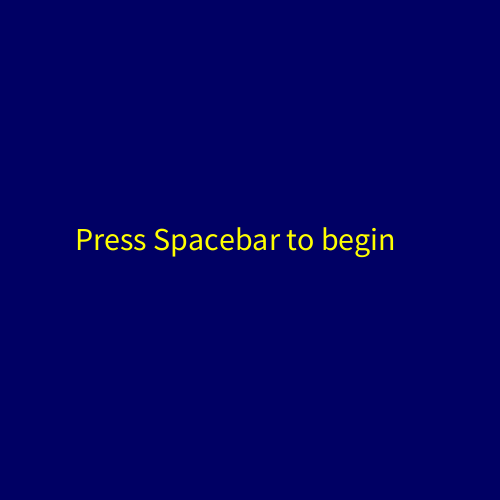
Frame 1 (no input)
Frame 60 (the mouse pressed at the canvas centre just before this capture): identical to frame 1, image omitted
Frame 120 (the mouse held since frame 60 and released just before this capture): identical to frame 1, image omitted

The Processing sketch that drew this single still picture (run headless with seeded random() and noise(); from frame 60 on, the mouse is pressed at the canvas centre):

// Processing sketch: processing_154282
// ── processing_154282.pde

int state= 0;
int numStars = 500;
float[] dotX = new float[numStars];
float[] dotY= new float[numStars];
float[] velocity= new float[numStars];

float blackHoleX;
float blackHoleY;
float blackHoleVelocity;


void setup () {
    size(500,500);
    background(0,0,100);
    for (int i=0; i<numStars;i++){
    dotX[i] = random(width);
    dotY[i] = random(height);
    velocity[i] = random(5.0);
    }
    
    blackHoleX= width/2;
    blackHoleY= height/2;
    blackHoleVelocity = 0.0;
      for (int i=0; i<numStars;i++){
       if(dist(dotX[i],dotY[i],blackHoleX,blackHoleY) < 75) {
        dotX[i] = 0.5*dotX[i]+0.5*blackHoleX;
        dotY[i] = 0.5*dotY[i]+ 0.5*blackHoleY;
      }
}
}

void draw () {
   background(0,0,100);
    if(state==0)  {
       background(0,0,100);
       textSize(32);
       fill(255,255,0);
       text("Press Spacebar to begin", 75,250);
    }
        else if (state==1) {
       background(0,0,100);
       stroke(255,255,0);
       strokeWeight(10);
       for (int i=0; i<numStars; i++) {
       point(dotX[i], dotY[i]);
       
       dotX[i] += velocity[i];
       if (dotX[i]>width) {
       dotX[i]=0; 
       }
       }
       stroke(0);
       strokeWeight(25);
       point(blackHoleX, blackHoleY);
       

       }
       }


    
void keyPressed() {
    if (state==0) {
    if (key == ' ') {
    state = 1;
    }
    } else if (state==1){
    }else {
    }
}
